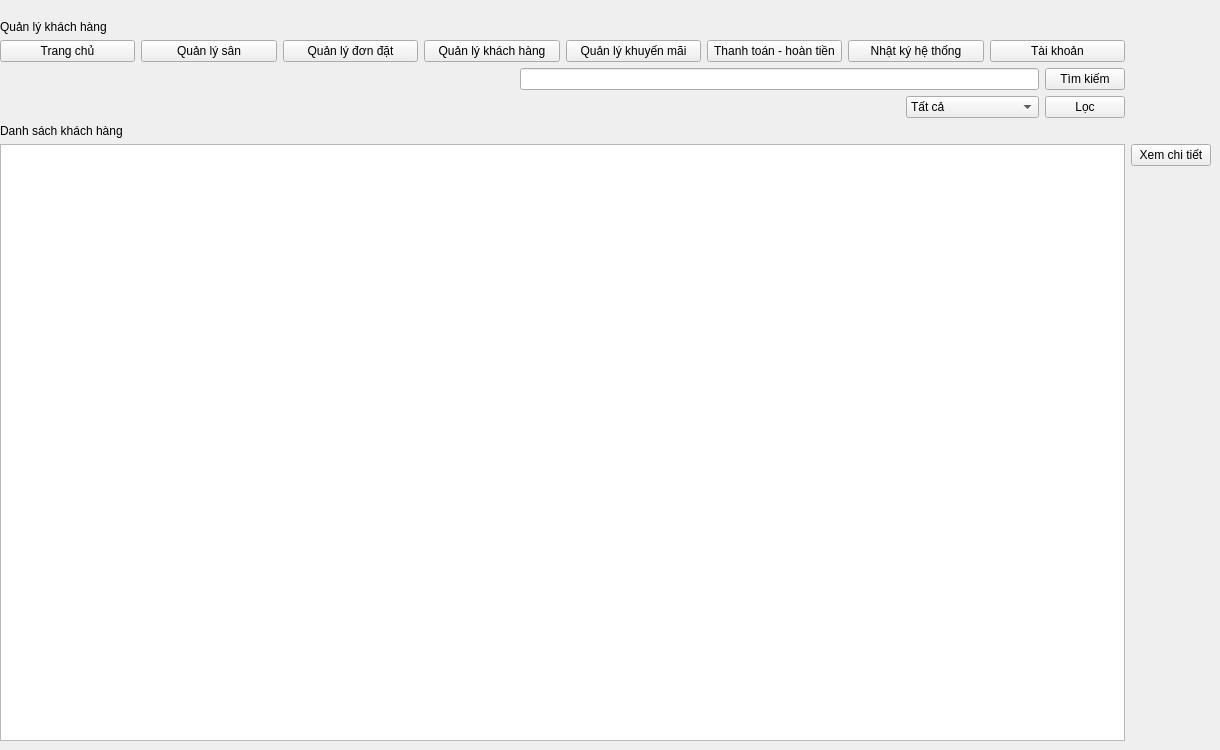
    <widget class="QWidget" name="qlikhachhang">
     <widget class="QWidget" name="gridLayoutWidget_4">
      <property name="geometry">
       <rect>
        <x>0</x>
        <y>20</y>
        <width>1211</width>
        <height>721</height>
       </rect>
      </property>
      <layout class="QGridLayout" name="gridLayout_4">
       <item row="7" column="0">
        <widget class="QTableWidget" name="tableWidget_3"/>
       </item>
       <item row="7" column="1">
        <layout class="QVBoxLayout" name="verticalLayout_4">
         <item>
          <widget class="QPushButton" name="pushButton_xemct_2">
           <property name="text">
            <string>Xem chi tiết</string>
           </property>
          </widget>
         </item>
         <item>
          <spacer name="verticalSpacer_3">
           <property name="orientation">
            <enum>Qt::Vertical</enum>
           </property>
           <property name="sizeHint" stdset="0">
            <size>
             <width>20</width>
             <height>40</height>
            </size>
           </property>
          </spacer>
         </item>
        </layout>
       </item>
       <item row="4" column="0">
        <layout class="QHBoxLayout" name="horizontalLayout_11">
         <item>
          <spacer name="horizontalSpacer_6">
           <property name="orientation">
            <enum>Qt::Horizontal</enum>
           </property>
           <property name="sizeHint" stdset="0">
            <size>
             <width>40</width>
             <height>20</height>
            </size>
           </property>
          </spacer>
         </item>
         <item>
          <widget class="QLineEdit" name="lineEdit_timkiem_3"/>
         </item>
         <item>
          <widget class="QPushButton" name="pushButton_kiem_3">
           <property name="text">
            <string>Tìm kiếm</string>
           </property>
          </widget>
         </item>
        </layout>
       </item>
       <item row="0" column="0">
        <widget class="QLabel" name="label_8">
         <property name="text">
          <string>Quản lý khách hàng</string>
         </property>
        </widget>
       </item>
       <item row="3" column="0">
        <layout class="QHBoxLayout" name="horizontalLayout_9">
         <item>
          <widget class="QPushButton" name="pushButton_trangchu_4">
           <property name="text">
            <string>Trang chủ</string>
           </property>
          </widget>
         </item>
         <item>
          <widget class="QPushButton" name="pushButton_quanlysan_4">
           <property name="text">
            <string>Quản lý sân</string>
           </property>
          </widget>
         </item>
         <item>
          <widget class="QPushButton" name="pushButton_qldon_4">
           <property name="text">
            <string>Quản lý đơn đặt</string>
           </property>
          </widget>
         </item>
         <item>
          <widget class="QPushButton" name="pushButton_qlkhachhang_4">
           <property name="text">
            <string>Quản lý khách hàng</string>
           </property>
          </widget>
         </item>
         <item>
          <widget class="QPushButton" name="pushButton_qlkhmai_4">
           <property name="text">
            <string>Quản lý khuyến mãi</string>
           </property>
          </widget>
         </item>
         <item>
          <widget class="QPushButton" name="pushButton_ttht_4">
           <property name="text">
            <string>Thanh toán - hoàn tiền</string>
           </property>
          </widget>
         </item>
         <item>
          <widget class="QPushButton" name="pushButton_adminlog_4">
           <property name="text">
            <string>Nhật ký hệ thống</string>
           </property>
          </widget>
         </item>
         <item>
          <widget class="QPushButton" name="pushButton_taikhoan_4">
           <property name="text">
            <string>Tài khoản</string>
           </property>
          </widget>
         </item>
        </layout>
       </item>
       <item row="5" column="0">
        <layout class="QHBoxLayout" name="horizontalLayout_10">
         <item>
          <spacer name="horizontalSpacer_5">
           <property name="orientation">
            <enum>Qt::Horizontal</enum>
           </property>
           <property name="sizeHint" stdset="0">
            <size>
             <width>40</width>
             <height>20</height>
            </size>
           </property>
          </spacer>
         </item>
         <item>
          <widget class="QComboBox" name="comboBox_trangthai_3">
           <item>
            <property name="text">
             <string>Tất cả</string>
            </property>
           </item>
           <item>
            <property name="text">
             <string>Thành viên</string>
            </property>
           </item>
           <item>
            <property name="text">
             <string>Khách hành nhanh</string>
            </property>
           </item>
          </widget>
         </item>
         <item>
          <widget class="QPushButton" name="pushButton_3_loc">
           <property name="text">
            <string>Lọc</string>
           </property>
          </widget>
         </item>
        </layout>
       </item>
       <item row="6" column="0">
        <widget class="QLabel" name="label_21">
         <property name="text">
          <string>Danh sách khách hàng</string>
         </property>
        </widget>
       </item>
      </layout>
     </widget>
    </widget>
